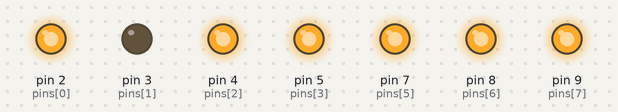
Bench run of a sketch on a simulated Arduino Uno, built with avr-gcc and run on an emulated ATmega328P. Parts: output pins drawn as LEDs (lit = HIGH). Pins used as bus, display or sensor lines are not drawn.

Above: at 0.2 s.
At 1.7 s:
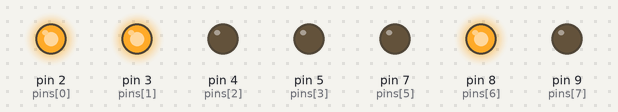
Timing chart, 0 to 3.0 s (numbered marks = the images above):
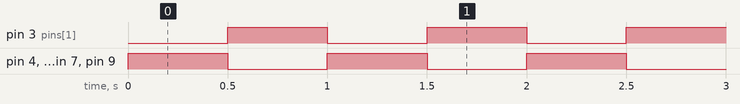

Measured:
- by itself, pin 3 (pins[1]), pin 4 (pins[2]), pin 5 (pins[3]), pin 7 (pins[5]), pin 9 (pins[7]): alternates HIGH for 0.50 s and LOW for 0.50 s
- by itself, everything shown: repeats every 1.0 s, in 3 steps

The sketch:

light.ino
```cpp
#define PIN_LEN 8

class Light {
  uint8_t pins[PIN_LEN] = { 2, 3, 4, 5, 6, 7, 8, 9 };
  bool one[PIN_LEN] = { 0, 1, 0, 0, 1, 0, 0, 0 };
  bool two[PIN_LEN] = { 0, 0, 1, 1, 1, 1, 0, 1 };

public:
  void Flush() {
    for (uint8_t &i : pins) {
      digitalWrite(i, HIGH);
    }
  }

  Light() {
    for (uint8_t &i : pins) {
      pinMode(i, OUTPUT);
    }
    Flush();
  }

  void LightAll() {
    for (uint8_t &i : pins) {
      digitalWrite(i, LOW);  // anode
    }
  }

  void LightFromBitset(bool bitset[]) {
    for (uint8_t i = 0; i < PIN_LEN; i++) {
      if (bitset[i]) {
        digitalWrite(pins[i], LOW);
      }
    }
  }

  void FloatingPoint() {
    digitalWrite(pins[0], LOW);
  }

  void One() {
    LightFromBitset(one);
  }

  void Two() {
    LightFromBitset(two);
  }
};

Light light;

void setup() {
}

void loop() {
  light.One();
  delay(500);
  light.Flush();
  light.Two();
  delay(500);
  light.Flush();
}
```
